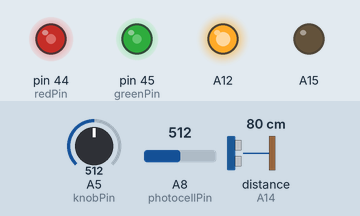
Bench run of a sketch on a simulated Arduino Mega 2560, built with avr-gcc and run on an emulated ATmega2560. Shown: output pins drawn as LEDs (lit = HIGH). The inputs (shaded band) are chosen by the test bench; at power-on: A5 (knobPin) = 512, A8 (photocellPin) = 512, distance to the obstacle (sensor on A14) 80 cm. What the sketch prints to the serial monitor is not drawn.

Above: at 1.2 s.
1.3 s: A5 (knobPin) set to 716
At 2.5 s:
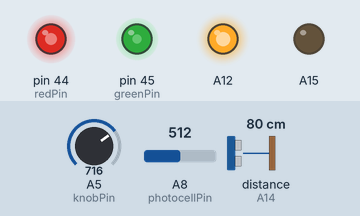
2.8 s: A8 (photocellPin) set to 716
At 3.2 s:
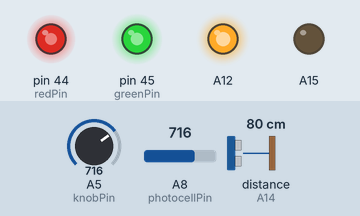
4.3 s: A5 (knobPin) set to 900
At 4.8 s:
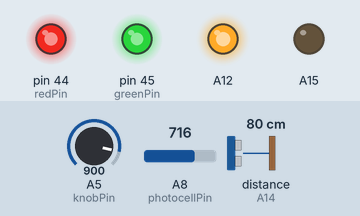
5.8 s: A8 (photocellPin) set to 511
At 6.3 s:
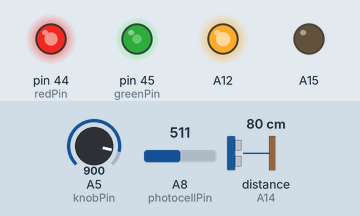
7.3 s: A8 (photocellPin) set to 306
At 7.9 s:
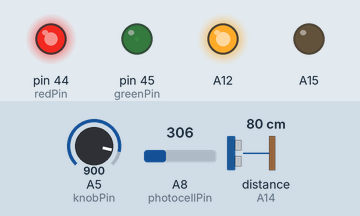
8.8 s: A5 (knobPin) set to 511
At 9.4 s:
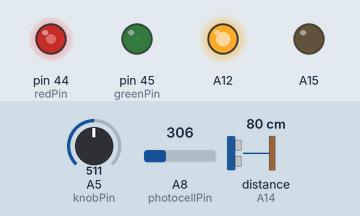
Timing chart, 0 to 11.3 s (numbered marks = the images above; inputs shaded):
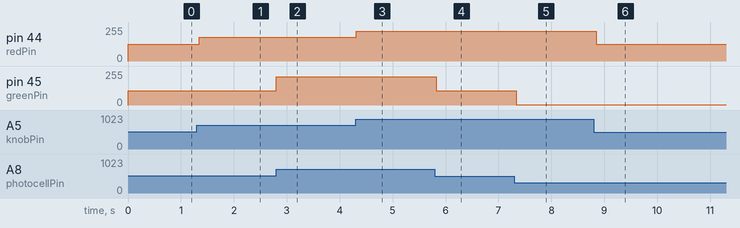

Measured:
- after the input at 1.3 s, pin 44 (redPin): 127/255 → 178/255 after 0.05 s
- after the input at 2.8 s, pin 45 (greenPin): 108/255 → 212/255 at once
- after the input at 4.3 s, pin 44 (redPin): 178/255 → 224/255 at once
- after the input at 5.8 s, pin 45 (greenPin): 212/255 → 107/255 at once
- after the input at 7.3 s, pin 45 (greenPin): 107/255 → 3/255 at once
- after the input at 8.8 s, pin 44 (redPin): 224/255 → 127/255 after 0.05 s

The sketch:

KnobTest.ino
```cpp
#include <NewPing.h>

int knobPin = A5;
int photocellPin = A8;
int redPin = 44;
int greenPin = 45;

NewPing sonar(A13, A14, 100);


void setup() {

  pinMode(A12, OUTPUT);
  pinMode(A15, OUTPUT);
  digitalWrite(A12, HIGH);
  digitalWrite(A15, LOW);

  pinMode(redPin, OUTPUT);
  pinMode(knobPin, INPUT);
  pinMode(photocellPin, INPUT);
  Serial.begin(115200);

}

void loop() {

  int pingTime = sonar.ping();

  int knobLevel = analogRead(knobPin);
  int photoLevel = analogRead(photocellPin);

  analogWrite(redPin, map(knobLevel, 0, 1023, 0, 255));
  analogWrite(greenPin, constrain(map(photoLevel, 300, 800, 0, 255), 0, 255));

  Serial.println(pingTime);
  delay(50);

}
```
